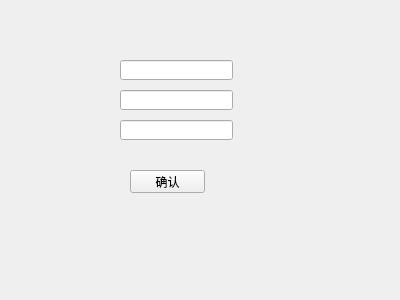
<?xml version="1.0" encoding="UTF-8"?>
<ui version="4.0">
 <class>changepwd</class>
 <widget class="QWidget" name="changepwd">
  <property name="geometry">
   <rect>
    <x>0</x>
    <y>0</y>
    <width>400</width>
    <height>300</height>
   </rect>
  </property>
  <property name="sizePolicy">
   <sizepolicy hsizetype="Fixed" vsizetype="Fixed">
    <horstretch>0</horstretch>
    <verstretch>0</verstretch>
   </sizepolicy>
  </property>
  <property name="windowTitle">
   <string>Form</string>
  </property>
  <widget class="QPushButton" name="pushButton">
   <property name="geometry">
    <rect>
     <x>130</x>
     <y>170</y>
     <width>75</width>
     <height>23</height>
    </rect>
   </property>
   <property name="text">
    <string>确认</string>
   </property>
  </widget>
  <widget class="QLineEdit" name="line_oldpwd">
   <property name="geometry">
    <rect>
     <x>120</x>
     <y>60</y>
     <width>113</width>
     <height>20</height>
    </rect>
   </property>
   <property name="echoMode">
    <enum>QLineEdit::Password</enum>
   </property>
  </widget>
  <widget class="QLineEdit" name="line_newpwd">
   <property name="geometry">
    <rect>
     <x>120</x>
     <y>90</y>
     <width>113</width>
     <height>20</height>
    </rect>
   </property>
   <property name="echoMode">
    <enum>QLineEdit::Password</enum>
   </property>
  </widget>
  <widget class="QLineEdit" name="line_again">
   <property name="geometry">
    <rect>
     <x>120</x>
     <y>120</y>
     <width>113</width>
     <height>20</height>
    </rect>
   </property>
   <property name="echoMode">
    <enum>QLineEdit::Password</enum>
   </property>
  </widget>
 </widget>
 <resources/>
 <connections/>
</ui>
